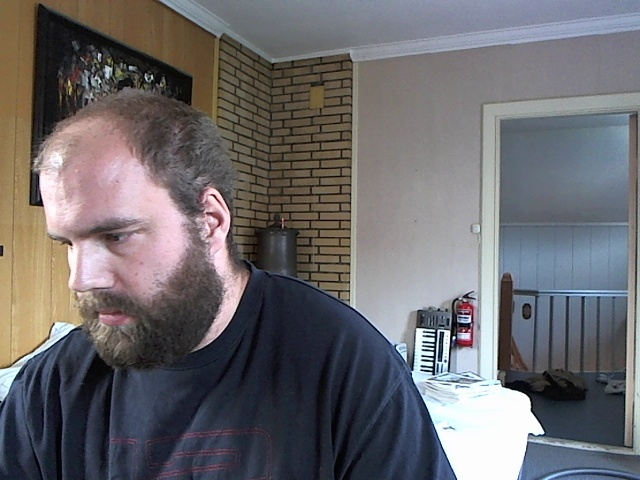
#> input picture Python/Calibration/images/LeftStereo/ImageL0.jpg, 640 x 480 px, given in place of the camera
$ python maske1.py
#> lines starting #> are read from the running program, lines starting #| are printed output that depends on the picture; after the words box and inside, x2 and y2 are one past the last pixel; in counts of white or black regions, pixels touching at a corner belong together
# Import opencv module
import cv2
import numpy as np
import matplotlib.pyplot as plt

# Take image with webcam
cap = cv2.VideoCapture(0)

# Display the resulting frame

while(True):
    ret, frame = cap.read()
#> frame is the input picture: shape (480, 640, 3); mean B, G, R 108.4, 105.4, 107.7
    # Convert BGR to HSV
    hsv = cv2.cvtColor(frame, cv2.COLOR_BGR2HSV)
#> hsv: shape (480, 640, 3); mean H, S, V 85.4, 56.8, 118.7
    # define range of blue color in HSV
    lower_blue = np.array([110,50,50])
    upper_blue = np.array([130,255,255])
    # Threshold the HSV image to get only blue colors
    mask = cv2.inRange(hsv, lower_blue, upper_blue)
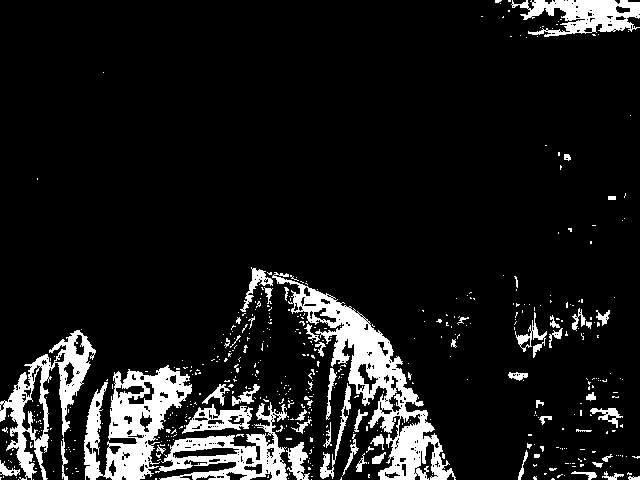
#> mask: shape (480, 640); 10.5% white; 489 white regions (431 under 20 px), largest, box (x1, y1, x2, y2) and area: (272, 272, 456, 480) 8146, (84, 365, 192, 480) 5968, (0, 330, 96, 480) 4063
    # Bitwise-AND mask and original image
    res = cv2.bitwise_and(frame,frame, mask= mask)
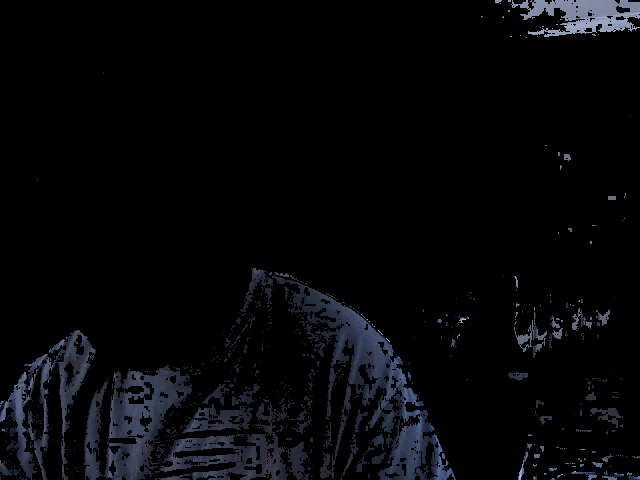
#> res: shape (480, 640, 3); mean B, G, R 8.9, 6.8, 6.1
    # Display the resulting frame
    cv2.imshow('frame',frame)
    cv2.imshow('mask',mask)
    cv2.imshow('res',res)
    # Press q to close the video windows before it ends if you want
    if cv2.waitKey(1) & 0xFF == ord('q'):
#> (key q is pressed here)
        break

# When everything done, release the capture
cap.release()

$ run again, on Python/Calibration/images/LeftStereo/ImageL3.jpg
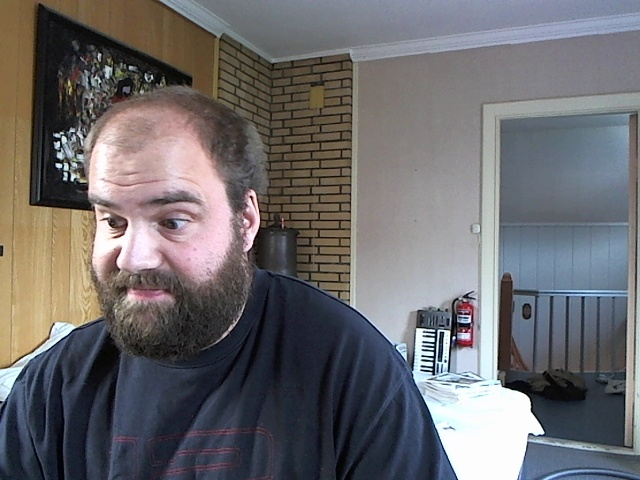
#> input picture Python/Calibration/images/LeftStereo/ImageL3.jpg, 640 x 480 px, given in place of the camera
#> frame is the input picture: shape (480, 640, 3); mean B, G, R 108.4, 106.1, 108.1
#> hsv: shape (480, 640, 3); mean H, S, V 81.1, 57.2, 119.3
#> `mask = cv2.inRange(hsv, lower_blue, upper_blue)`:
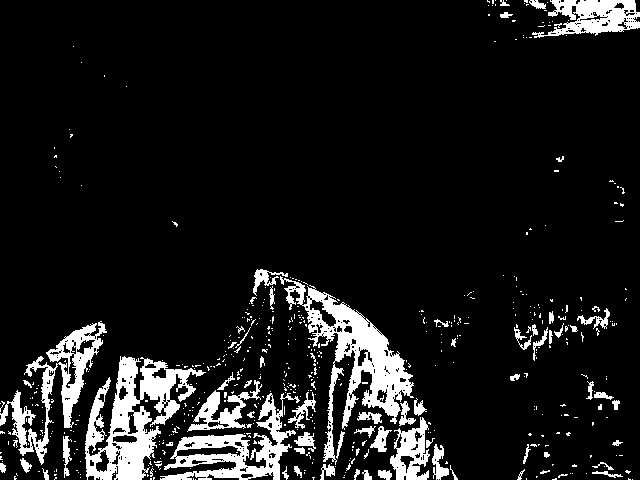
#> mask: shape (480, 640); 10.1% white; 532 white regions (462 under 20 px), largest, box (x1, y1, x2, y2) and area: (85, 356, 206, 480) 6142, (280, 276, 414, 465) 6088, (160, 393, 300, 480) 3771
#> `res = cv2.bitwise_and(frame,frame, mask= mask)`:
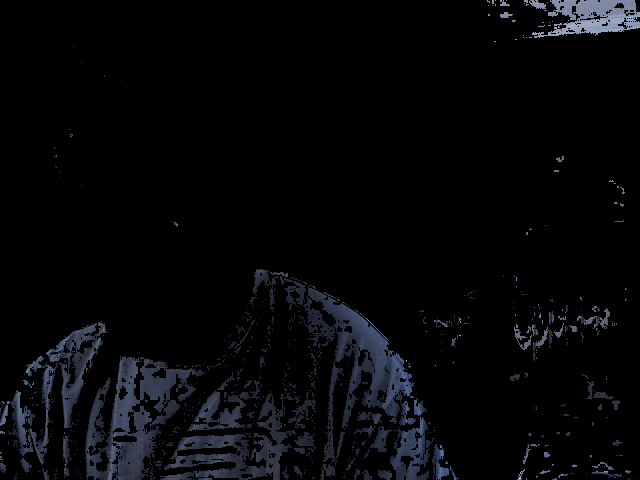
#> res: shape (480, 640, 3); mean B, G, R 8.6, 6.6, 5.9
